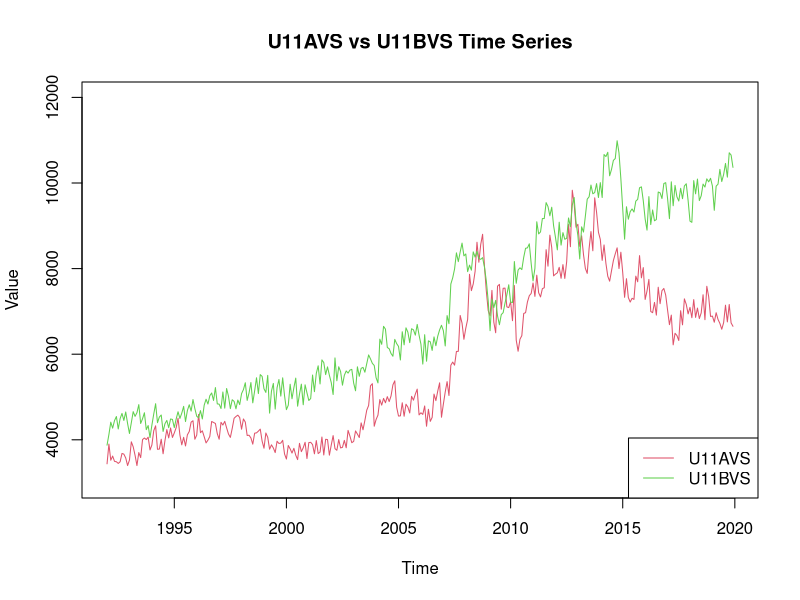

This figure's R source:
library(readxl)
library(tidyverse)

Shipments <- read_excel("TSShipments_2-3-2022.xls",
col_names = FALSE, col_types = c("text",
"text", "numeric", "numeric", "numeric",
"numeric", "numeric", "numeric",
"numeric", "numeric", "numeric",
"numeric", "numeric", "numeric"))

Shipments2 <- Shipments %>% 
  rename(names = ...1, 
         year = ...2,
         January = ...3,
         February = ...4,
         March = ...5,
         April = ...6,
         May = ...7,
         June = ...8, 
         July = ...9,
         August = ...10, 
         September = ...11,
         October = ...12, 
         November = ...13, 
         December = ...14)

namesGrouped <- unique(x = Shipments2$names)

namesGroupedUnadjusted <- Shipments2 %>% 
  filter(substr(Shipments2$names, 1, 1) == "U")

#Function that splits the large wide data frame
#into individual data frames based on name

splitTSdf <- function(x){
  df <- namesGroupedUnadjusted %>% 
    filter(names == x)
  return(df)
}

unadjustedNames <- unique(namesGroupedUnadjusted$names)

for (i in unadjustedNames){
  After_Split <- assign(x = i, value = splitTSdf(i))
  temp_Long_1 <- gather(After_Split, Month, Value, January:December, factor_key = TRUE)
  temp_Long_2 <- temp_Long_1 %>%
    mutate(Month = substring(Month,1,3)) %>%
    mutate(MonYear = str_c(Month,"-",year))
  temp_Long_3 <- temp_Long_2 %>%
    arrange(year)
  temp_Long_4 <- temp_Long_3 %>%
    select(MonYear,Value)
  temp_Long_5 <- ts(data = temp_Long_4$Value,
          start = c(1992,1),
          frequency = 12,
          end = c(2019,12))
  assign(x = i, value = temp_Long_5)
  
}

plot(U11AVS, 
     col=2,
     ylim = c(3000,12000),
     main = "U11AVS vs U11BVS Time Series",
     ylab = "Value")
lines(U11BVS,col=3)
legend("bottomright",                           
       c("U11AVS","U11BVS"),
       lty = 1,
       col = 2:3,
       cex = 1)

